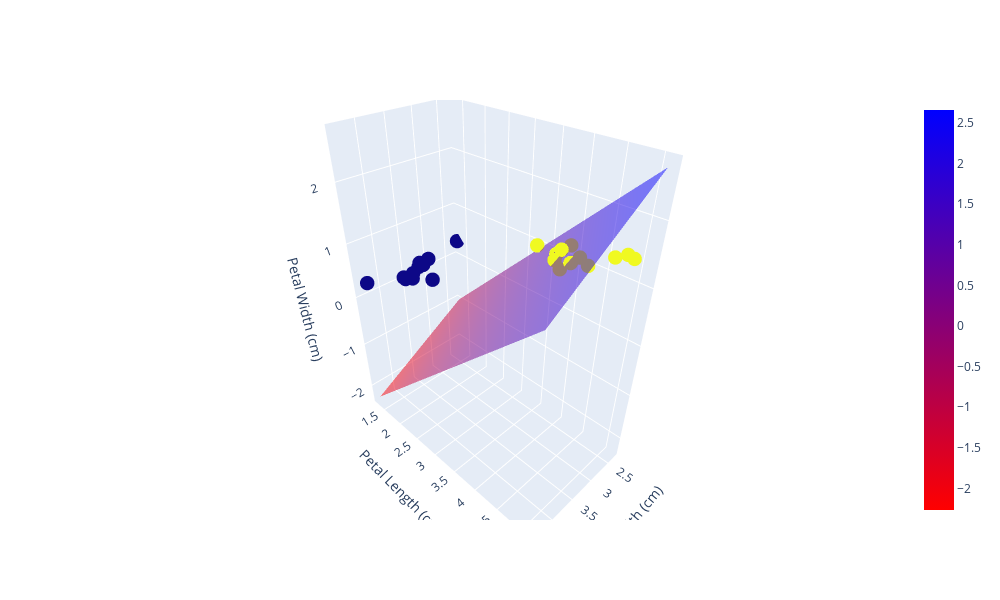

The notebook cell saved with this chart:
### Markdown cell above
## 9. Hyperplane Test Data Visualization

### Code cell
x_grid, y_grid = np.meshgrid(np.linspace(X_test[:, 0].min(), X_test[:, 0].max(), 100),
                             np.linspace(X_test[:, 1].min(), X_test[:, 1].max(), 100))
z_grid = np.zeros_like(x_grid)


for i in range(len(x_grid)):
    for j in range(len(y_grid)):
        z_grid[i, j] = model.decision_function([[x_grid[i, j], y_grid[i, j], 0]])


fig = go.Figure()


fig.add_trace(go.Scatter3d(x=X_test[:, 0], y=X_test[:, 1], z=X_test[:, 2], mode='markers',
                           marker=dict(size=5, color=y_test), name='Dados de Treinamento'))


fig.add_trace(go.Surface(z=z_grid, x=x_grid, y=y_grid, opacity=0.5, colorscale='Bluered_r'))

fig.update_layout(scene=dict(xaxis_title='Sepal Width (cm)',
                             yaxis_title='Petal Length (cm)',
                             zaxis_title='Petal Width (cm)'))

fig.update_layout(width=1000, height=600)

fig.show()

### Figure 1 — Plotly figure (JSON) as saved in the notebook; plotly's stock layout.template omitted (floating-point values rounded to 4 significant figures; data arrays with more than 128 entries replaced by an {"elided": "..."} marker saying what was removed)
{"data": [{"marker": {"color": [1, 1, 1, 0, 0, 0, 1, 0, 1, 0, 1, 1, 1, 0, 0, 0, 1, 0, 0, 1, 1, 1, 0, 0, 1], "size": 5}, "mode": "markers", "name": "Dados de Treinamento", "type": "scatter3d", "x": [2.7, 3, 2.4, 3.3, 3.2, 3.8, 2.9, 3.5, 2.5, 3, 3.2, 2.5, 2.7, 3.4, 3.2, 2.3, 3, 3.7, 3.4, 3, 3, 3.1, 3.8, 4.4, 3], "y": [5.1, 4.5, 3.3, 1.4, 1.4, 1.7, 4.3, 1.5, 4.9, 1.3, 4.5, 4, 3.9, 1.9, 1.3, 1.3, 4.2, 1.5, 1.6, 5, 4.1, 4.7, 1.9, 1.5, 4.2], "z": [1.6, 1.5, 1, 0.2, 0.2, 0.3, 1.3, 0.2, 1.5, 0.2, 1.5, 1.3, 1.2, 0.2, 0.2, 0.3, 1.2, 0.2, 0.4, 1.7, 1.3, 1.5, 0.4, 0.4, 1.5]}, {"colorscale": [[0, "rgb(255,0,0)"], [1, "rgb(0,0,255)"]], "opacity": 0.5, "type": "surface", "x": {"elided": "100x100 float values"}, "y": {"elided": "100x100 float values"}, "z": {"elided": "100x100 float values"}}], "layout": {"height": 600, "scene": {"xaxis": {"title": {"text": "Sepal Width (cm)"}}, "yaxis": {"title": {"text": "Petal Length (cm)"}}, "zaxis": {"title": {"text": "Petal Width (cm)"}}}, "width": 1000}}
